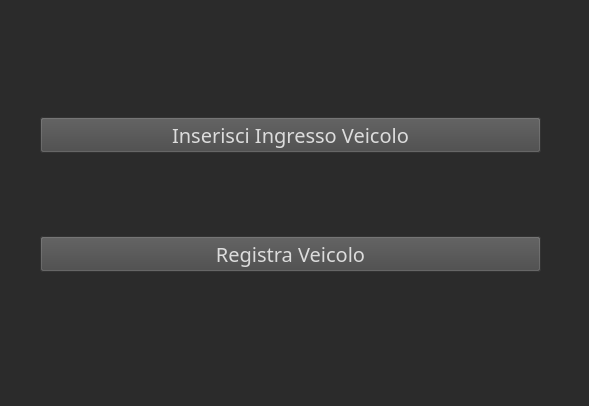
<?xml version="1.0" encoding="UTF-8"?>
<ui version="4.0">
 <class>Ingresso</class>
 <widget class="QWidget" name="Ingresso">
  <property name="geometry">
   <rect>
    <x>0</x>
    <y>0</y>
    <width>589</width>
    <height>406</height>
   </rect>
  </property>
  <property name="windowTitle">
   <string>Form</string>
  </property>
  <property name="styleSheet">
   <string notr="true">background-color: rgb(43, 43, 43);</string>
  </property>
  <widget class="QWidget" name="layoutWidget">
   <property name="geometry">
    <rect>
     <x>40</x>
     <y>40</y>
     <width>501</width>
     <height>311</height>
    </rect>
   </property>
   <layout class="QVBoxLayout" name="verticalLayout">
    <item>
     <widget class="QPushButton" name="pushButton">
      <property name="font">
       <font>
        <family>Bahnschrift</family>
        <pointsize>15</pointsize>
       </font>
      </property>
      <property name="styleSheet">
       <string notr="true">background-color: rgb(71, 71, 71);
color: rgb(220, 220, 220)</string>
      </property>
      <property name="text">
       <string>Inserisci Ingresso Veicolo</string>
      </property>
     </widget>
    </item>
    <item>
     <widget class="QPushButton" name="pushButton_2">
      <property name="font">
       <font>
        <family>Bahnschrift</family>
        <pointsize>15</pointsize>
       </font>
      </property>
      <property name="styleSheet">
       <string notr="true">background-color: rgb(71, 71, 71);
color: rgb(220, 220, 220)</string>
      </property>
      <property name="text">
       <string>Registra Veicolo</string>
      </property>
     </widget>
    </item>
   </layout>
  </widget>
 </widget>
 <resources/>
 <connections/>
</ui>
